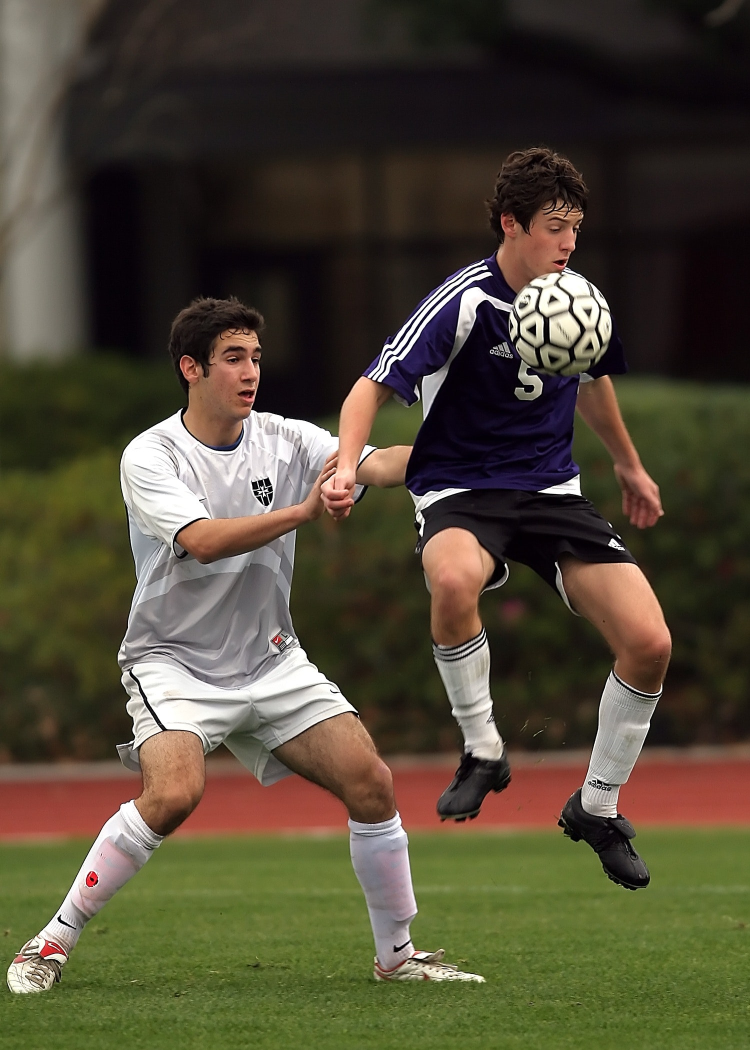
#> input picture images/soccer.jpg, 1500 x 2100 px (shown at 1/2 size)
$ jupyter execute --allow-errors cv_dnn_yolov4_object_detection.ipynb   (shell and % lines are left out)
#> lines starting #> are read from the running program, lines starting #| are printed output that depends on the picture
**YoloV4 with Open CV**
# Import Libraries

[cell 1]
import numpy as np
import cv2 as cv2
import os
import time

import matplotlib as mpl
import matplotlib.pyplot as plt
mpl.rc('axes', labelsize=14)
mpl.rc('xtick', labelsize=12)
mpl.rc('ytick', labelsize=12)

#Routine to fix colors in image
def fixColor(image):
    return(cv2.cvtColor(image, cv2.COLOR_BGR2RGB))

# Read the names files

[cell 2]
labelsFile="model_data/yolo_coco.names"
#> (the rest of this cell did not finish here and is left out)

Create an array with unique colors for each class

[cell 3]
np.random.seed(42)
#> (the rest of this cell did not finish here and is left out)

# Model
Download the model and save it the directory model_data

Read the model config and weights files using the readNetFromDarknet method in the CopenCV DNN module

[cell 4]
weights="model_data/yolov4.weights"
config="model_data/yolov4.cfg"
#> (the rest of this cell did not finish here and is left out)

Let us take a look at all the layers in the model. As you will there a total of 379 layers. They convolution layers, batch normalisations and mish activations.

#> (a cell that did not finish here is left out)

We will determine the output layers. The output layers are the last layers and therefore their output connections are open and unconnected.

#> (a cell that did not finish here is left out)

#> (a cell that did not finish here is left out)

# The Image
We will read the image using an OpenCV method. We will resize it for making it eeasier to be viewed.

[cell 8]
img=cv2.imread("images/soccer.jpg")
#> img is the input picture: shape (2100, 1500, 3); mean B, G, R 54.2, 72.5, 79.8
img=cv2.resize(img, (608, 608))
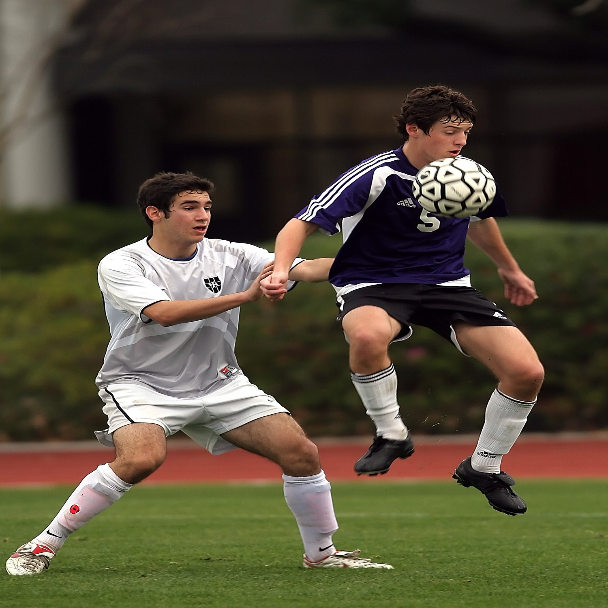
#> img: shape (608, 608, 3); mean B, G, R 54.1, 72.4, 79.7
plt.imshow(fixColor(img))
print (img.shape)
#| (608, 608, 3)
(H, W) = img.shape[:2]
#> H = 608; W = 608

We will make it into a blob which is a 4 dimensional array of images. We also do the following steps
1. Normalising pixel values by dividing by 255
2. Fixing the size to 608x608 required by Yolo
3. Swapping openCVs default BGR format to RGB

[cell 9]
blob = cv2.dnn.blobFromImage(img, 1 / 255.0, (608, 608), swapRB=True, crop=False)

[cell 10]
print ("Shape of blob", blob.shape)
#| Shape of blob (1, 3, 608, 608)

We can see the individual color streams of the image

[cell 11]
plt.imshow(fixColor(blob[0, 0, :, :]))
#> in fixColor (call 2), `return(cv2.cvtColor(image, cv2.COLOR_BGR2RGB))`:
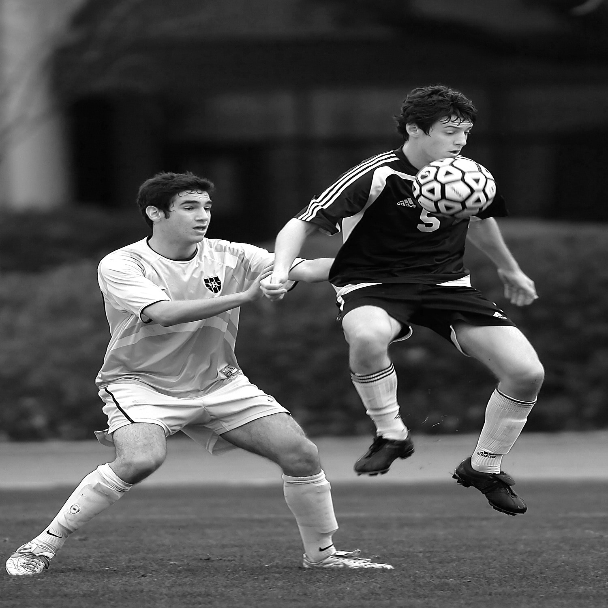
#> returned value: shape (608, 608, 3) float32; min 0, max 1, mean 0.312

We can see all the 3 color streams in one picture using the following step

[cell 12]
split_blob=np.hstack([ blob[0, 0, :, :],blob[0, 1, :, :], blob[0, 2, :, :],])
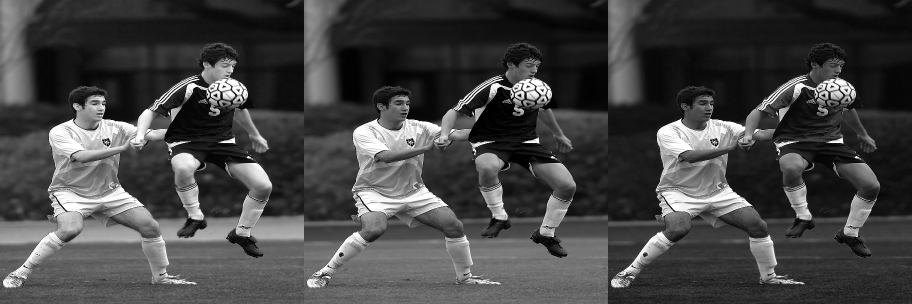
#> split_blob: shape (608, 1824) float32 (shown at 1/2 size); min 0, max 1, mean 0.27
plt.imshow(fixColor(split_blob))

$ run again, with images/number_plate.jpg copied over images/soccer.jpg
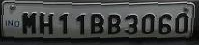
#> input picture images/number_plate.jpg, 199 x 45 px
#> img is the input picture: shape (45, 199, 3); mean B, G, R 65.9, 66.8, 65.1
#> `img=cv2.resize(img, (608, 608))`:
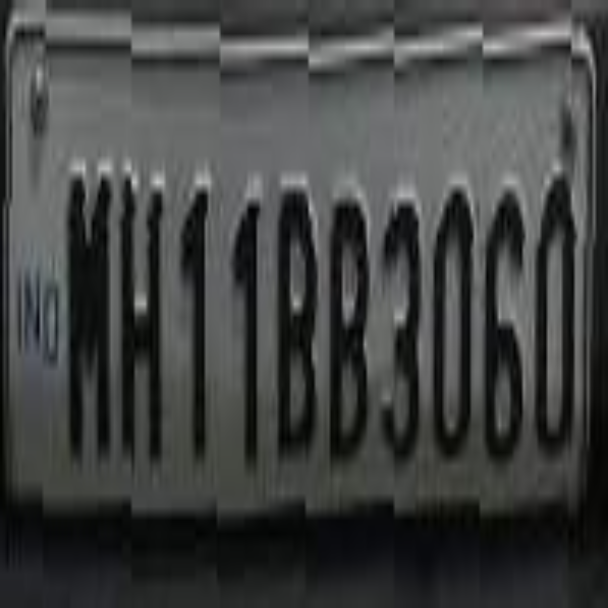
#> img: shape (608, 608, 3); mean B, G, R 65.8, 66.7, 65
#| (608, 608, 3)
#| Shape of blob (1, 3, 608, 608)
#> `split_blob=np.hstack([ blob[0, 0, :, :],blob[0, 1, :, :], blob[0, 2, :..`:
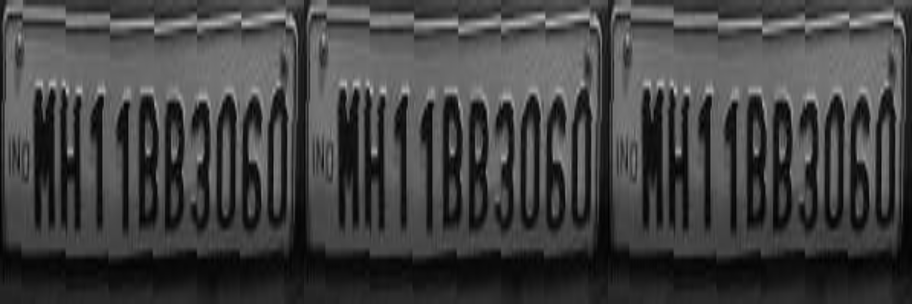
#> split_blob: shape (608, 1824) float32 (shown at 1/2 size); min 0, max 0.788, mean 0.258

$ run again, with images/rainbow.jpg copied over images/soccer.jpg
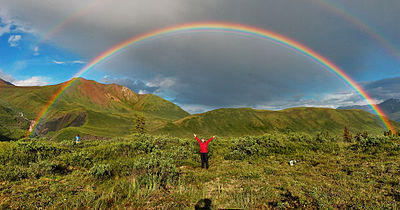
#> input picture images/rainbow.jpg, 400 x 210 px
#> img is the input picture: shape (210, 400, 3); mean B, G, R 89.4, 114.5, 111.4
#> img: shape (608, 608, 3)
#| (608, 608, 3)
#| Shape of blob (1, 3, 608, 608)
#> in fixColor (call 2), `return(cv2.cvtColor(image, cv2.COLOR_BGR2RGB))`:
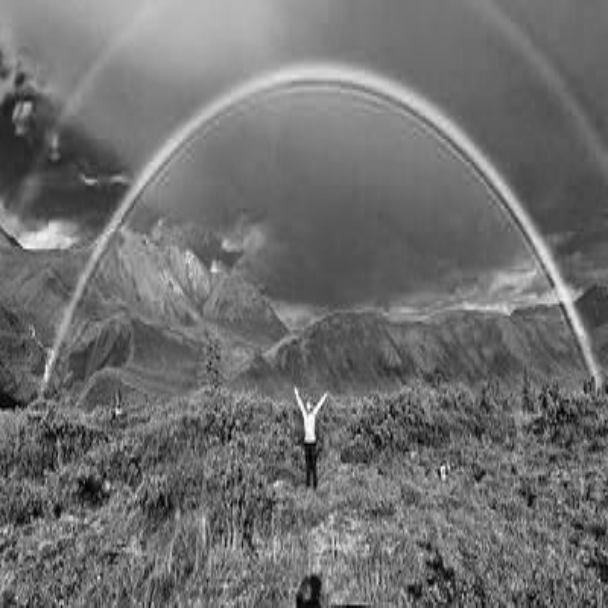
#> returned value: shape (608, 608, 3) float32; min 0, max 1, mean 0.436
#> `split_blob=np.hstack([ blob[0, 0, :, :],blob[0, 1, :, :], blob[0, 2, :..`:
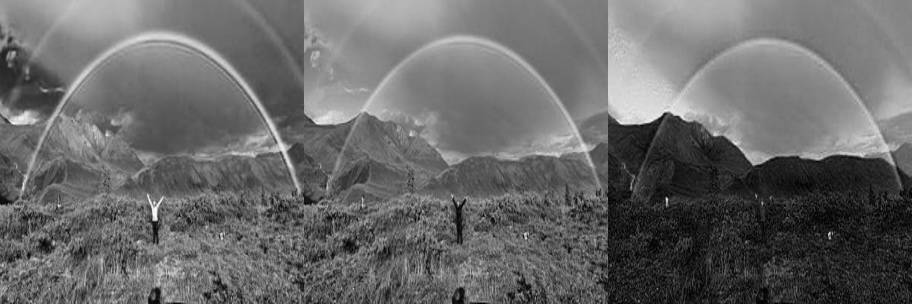
#> split_blob: shape (608, 1824) float32 (shown at 1/2 size); min 0, max 1, mean 0.412
